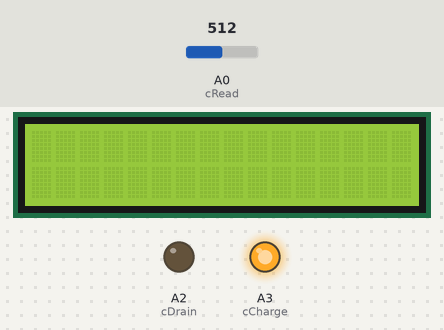
Recording of a sketch running on a simulated Arduino Uno, built with avr-gcc and run on an emulated ATmega328P. On the bench: 16×2 character LCD, output pins drawn as LEDs (lit = HIGH). The test bench sets the inputs (shaded band); at power-on: A0 (cRead) = 512. Pins used as bus, display or sensor lines are not drawn.

Above: at 0.8 s.
0.9 s: A0 (cRead) set to 0
At 1.4 s:
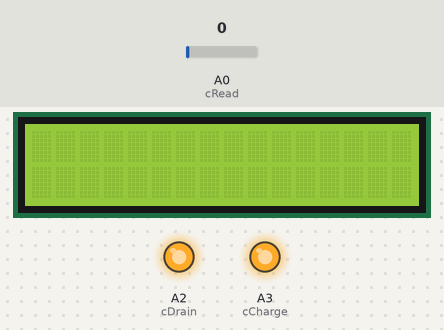
2.5 s: A0 (cRead) set to 632
4.0 s: A0 (cRead) set to 661
At 5.0 s:
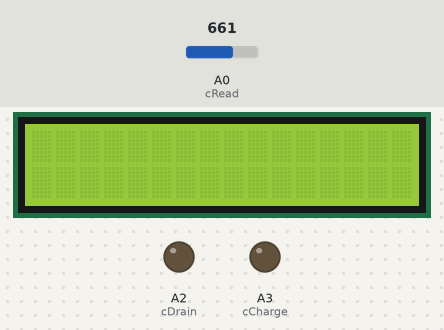
5.5 s: A0 (cRead) set to 0
At 6.5 s:
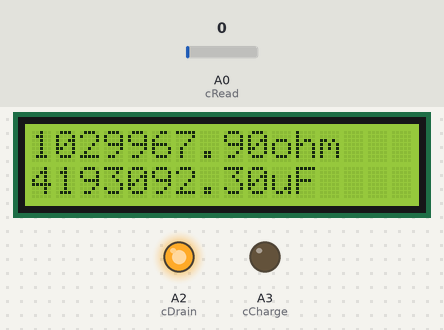
7.1 s: A0 (cRead) set to 654
At 8.5 s:
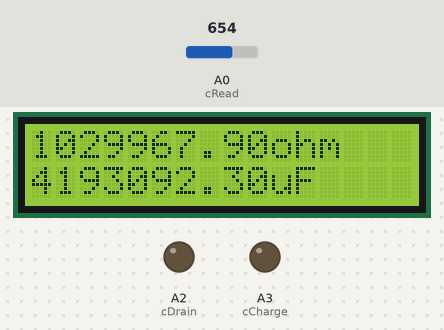
Timing chart, 0 to 9.6 s (numbered marks = the images above; inputs shaded):
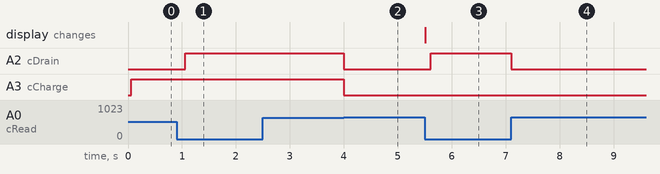

The sketch:

code.ino
```cpp
#include <LiquidCrystal.h>

float resistors[5] = {98.7, 999.7, 9999.7, 104599.7, 1033999.0}; //R2, R3, R4, R5, R6
float resistorCorrections[5] = {-3.0, 4.2, 40.0, 0, 0}; // these are always added so if u need to subtract do negative values
byte resistorUsed;
char lcdBufferTop[16];
char lcdBufferBottom[16];
char calculatedResistanceChar[16];
char calculatedCapacitanceChar[16];

unsigned long time0, time1, time2;
float c, null0;
byte kn, mk;
bool capacitanceCalibrated = false;
uint16_t analogVoltage;

bool capacitanceFound = false;
bool resistanceFound = false;


// Capacitance/Capacitor pins
#define cCharge A3
#define cDrain A2
#define cRead A0

// Resistor pins
#define R2 2
#define R3 3
#define R4 4
#define R5 5
#define R6 6
#define rRead A1

// LCD Display pins
#define RS 7
#define EN 8
#define DB4 9
#define DB5 10
#define DB6 11
#define DB7 12

LiquidCrystal lcd(RS, EN, DB4, DB5, DB6, DB7);

void setup() {
  analogReference(EXTERNAL);
  Serial.begin(9600);

  pinMode(R2, OUTPUT);
  pinMode(R3, OUTPUT);
  pinMode(R4, OUTPUT);
  pinMode(R5, OUTPUT);
  pinMode(R6, OUTPUT);

  resistorUsed = R6;
  switchResistor(resistorUsed);

  lcd.begin(16, 2);

  capacitance(); // here so that it has time to calibrate the zero point
  null0=c+0.02;
}

// I don't really want to to lcd.clear everytime because it can cause flicker so lets do this instead.
char* ftws(char text[]) {
  size_t length = strlen(text);
  while(length < 17){
    text[length] = ' ';
    length++;
  }
  return text;
}

void switchResistor(int num) {
  for (int i = R2; i <= R6; ++i)
    digitalWrite(i, num==i ? HIGH : LOW);
}

void ohmmeter() {
  while (true) {
    analogVoltage = 1023 - analogRead(rRead);
    bool failed = false; // not in the mood for copying the same "if statements" but reversing them

    if (analogVoltage < 100 && resistorUsed > R2) {
      resistorUsed--;
      switchResistor(resistorUsed);
      delay(50);
      failed = true;
    }

    if (analogVoltage > 550 && resistorUsed < R6) {
      resistorUsed++;
      switchResistor(resistorUsed);
      delay(50);
      failed = true;
    }

    if (!failed)
      break;
  }

  if (analogVoltage < 900) {
    float convertedVoltage = (float)analogVoltage * (5.0 / 1024.0);
    float calculatedResistance = convertedVoltage*resistors[resistorUsed-R2]/(5.0-convertedVoltage)+resistorCorrections[resistorUsed-R2];
    dtostrf(calculatedResistance, 4, 2, calculatedResistanceChar);
    resistanceFound = true;
  } else {
    resistanceFound = false;
  }

}

void capacitance() {
  if (mk == 0) {
    pinMode(cCharge,OUTPUT);
    pinMode(cDrain,INPUT);
    digitalWrite(cCharge,HIGH);
  }

  if (mk == 1) {
    pinMode(cDrain,OUTPUT);
    pinMode(cCharge,INPUT);
    digitalWrite(cDrain,HIGH);
  }

  time0 = micros();
  while (analogRead(cRead) < 644){
    time2 = micros() - time0;
    if (time2 >= 1000000 && mk == 0){
      mk = 1;
      time0 = 100000000;
      break;
    }
  }

  time1 = micros() - time0;

  while (analogRead(cRead) > 0) {
    pinMode(cDrain,OUTPUT);
    pinMode(cCharge,OUTPUT);
    digitalWrite(cDrain,LOW);
    digitalWrite(cCharge,LOW);
  }

  if (mk == 1 && time1 < 1000) {
    mk=0;
  }

  c = time1;
  c = c / 1000 - null0;
  c = abs(c);

  if (time1 < 10000000) {
    dtostrf(abs(c), 4, 2, calculatedCapacitanceChar);
    capacitanceFound = true;
  } else {
    capacitanceFound = false;
  }

  if (!capacitanceCalibrated) {
    null0 = c;
    capacitanceCalibrated = true;
  }
}

int fillBuffer() {
  if (capacitanceFound && !resistanceFound) {
    sprintf(lcdBufferTop, "Capacitance:");
    sprintf(lcdBufferBottom, "%s", calculatedCapacitanceChar);
    if (mk == 0) {
      sprintf(lcdBufferBottom, "%snF", calculatedCapacitanceChar);
    }
    if (mk == 1) {
      sprintf(lcdBufferBottom, "%suF", calculatedCapacitanceChar);
    }
    return;
  }

  if (!capacitanceFound && resistanceFound) {
    sprintf(lcdBufferTop, "Resistance:");
    sprintf(lcdBufferBottom, "%sohm", calculatedResistanceChar);
    return;
  }

  if (capacitanceFound && resistanceFound) {
    sprintf(lcdBufferTop, "%sohm", calculatedResistanceChar);
    sprintf(lcdBufferBottom, "%s", calculatedCapacitanceChar);
    if (mk == 0) {
      sprintf(lcdBufferBottom, "%snF", calculatedCapacitanceChar);
    }
    if (mk == 1) {
      sprintf(lcdBufferBottom, "%suF", calculatedCapacitanceChar);
    }
    return;
  }
  sprintf(lcdBufferTop, "Nothing found...");
  sprintf(lcdBufferBottom, "...");
  return;
}

void loop() {
  capacitance();
  ohmmeter();
  fillBuffer();

  lcd.setCursor(0, 0);
  lcd.print(ftws(lcdBufferTop));
  lcd.setCursor(0, 1);
  lcd.print(ftws(lcdBufferBottom));

  delay(100);
}
```

Measured:
- the behaviour switches between 643 and 644 on A0 (cRead) (found by bisection; images 1 and 2)
- after the input at 0.9 s, A2 (cDrain): LOW → HIGH after 0.16 s; A3 (cCharge): stays HIGH (without the input it goes to LOW after 0.16 s)
- after the input at 2.5 s, every drawn part: stays the same
- after the input at 4.0 s, A2 (cDrain), A3 (cCharge): HIGH → LOW at once
- after the input at 5.5 s, A2 (cDrain): LOW → HIGH after 0.11 s; the display: changes at once (image 3)
- after the input at 7.1 s, A2 (cDrain): HIGH → LOW at once
